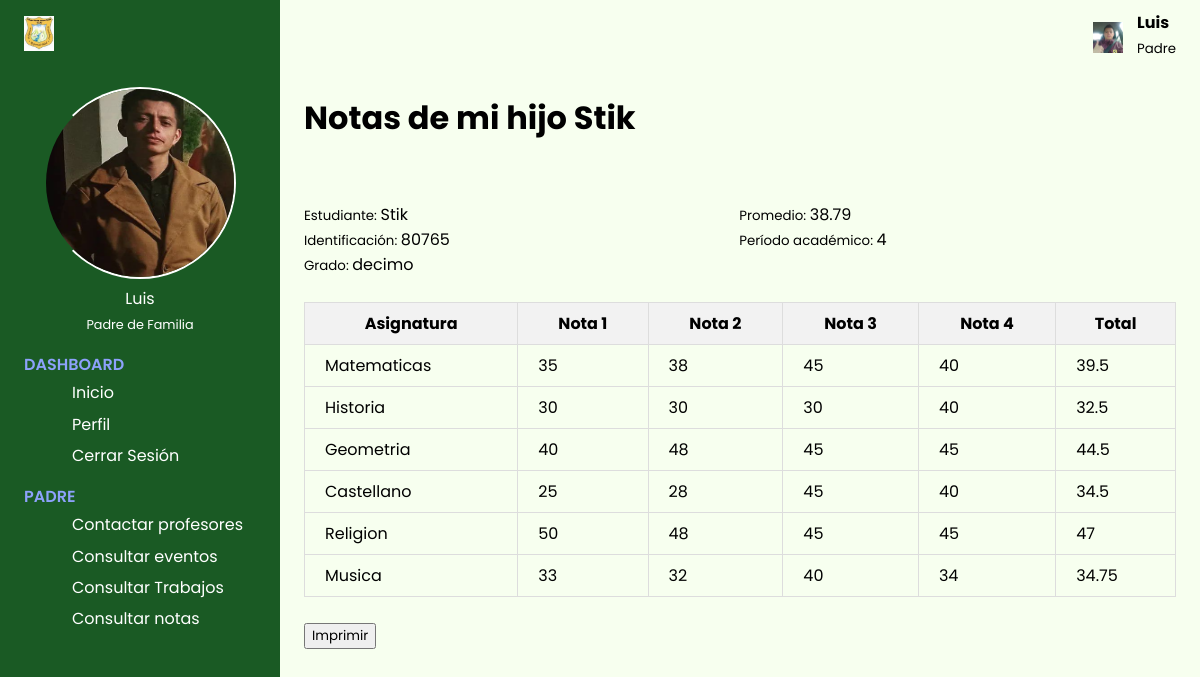
The app's page /logic/padre/consultarNotasHijo.php?padre=luisito23@gmail.com with its own data.
### tables this page shows
CREATE TABLE `padre` (
  `id` int(11) NOT NULL,
  `nombre` varchar(50) NOT NULL,
  `profesion` varchar(50) NOT NULL,
  `email` varchar(50) NOT NULL,
  `telefono` varchar(50) NOT NULL,
  `idEs` int(11) NOT NULL,
  `contrasena` varchar(50) NOT NULL
);

CREATE TABLE `estudiante` (
  `id` int(11) NOT NULL,
  `nombre` varchar(50) NOT NULL,
  `profesion` varchar(50) NOT NULL,
  `edad` int(11) NOT NULL,
  `email` varchar(50) NOT NULL,
  `contrasena` varchar(50) NOT NULL,
  `grado` varchar(50) NOT NULL
);

CREATE TABLE `notas` (
  `id` int(11) NOT NULL,
  `materia` varchar(50) NOT NULL,
  `periodo` int(1) NOT NULL,
  `nota` int(3) NOT NULL,
  `idEs` int(11) NOT NULL
);

### config/db.php (called while the page is built, shortened)
<?php
    class DataBase{
        function connect(){
            $servername = "localhost";
            $username = "root";
            $password = "";
            $dbname = "colegiosga";
            $url=mysqli_connect($servername,$username,$password) or die("No se pudo conectar a la base de datos" .mysqli_error($url));
            mysqli_select_db($url,$dbname) or die("No se pudo seleccionar a la base de datos" .mysqli_error($url));
            return $url;
        }
    }
?>

### logic/padre/crud_padre.php (called while the page is built, shortened)
<?php
class Crud_padre {
    private $conexion;
    public function __construct($conexion) {
        $this->conexion = $conexion;
    }
    public function obtenerPadre($email) {
        $query = "SELECT * FROM padre WHERE email = '$email'";
        $result = mysqli_query($this->conexion, $query);
        if (mysqli_num_rows($result) > 0) {
            return mysqli_fetch_assoc($result);
        } else {
            return null;
        }
    }
}
?>

### logic/estudiante/crud_e.php (called while the page is built, shortened)
<?php
class Crud_e {
    private $conexion;
    public function __construct($conexion) {
        $this->conexion = $conexion;
    }
     public function obtenerEstudiantePorId($id) {
        $query = "SELECT * FROM estudiante WHERE id = '$id'";
        $result = mysqli_query($this->conexion, $query);
        if (mysqli_num_rows($result) > 0) {
            return mysqli_fetch_assoc($result);
        } else {
            return null;
        }
    }
}
?>

### logic/notas/vernotas.php (called while the page is built)
<?php
class Vernotas
{
    private $conexion;
    public function __construct($conexion)
    {
        $this->conexion = $conexion;
    }
    public function obtenerNotas($idEs)
    {
        $query = "SELECT * FROM notas WHERE idES ='$idEs'";
        $result = mysqli_query($this->conexion, $query);
        $notas = [];
        if ($result && mysqli_num_rows($result) > 0) {
            while ($row = mysqli_fetch_assoc($result)) {
                $notas[] = $row;
            }
            return $notas;
        } else {
            return [];
        }
    }
}

### logic/padre/consultarNotasHijo.php (the view, shortened to what this page needs)
<?php
include("../../pages/Dashboard/padresDs.php");
include("../../logic/notas/vernotas.php");
include("../../logic/estudiante/crud_e.php");
$notas = new vernotas($db->connect());
$crud_hijo = new Crud_e($db->connect());
if (isset($_GET['padre'])) {
    if($padre){
        $hijo = $crud_hijo->obtenerEstudiantePorId($padre["idEs"]);
    }
    $notasE = $notas->obtenerNotas($hijo["id"]);
    $notas_agrupadas = [];
    $periodos = [];
    foreach ($notasE as $nota) {
        $materia = $nota['materia'];
        $periodo = $nota['periodo'];
        $periodos[$periodo] = true;
        if (!isset($notas_agrupadas[$materia])) {
            $notas_agrupadas[$materia] = [];
        }
        $notas_agrupadas[$materia][$nota['periodo']] = $nota['nota'];
    }
    $ultimoPeriodo = max(array_keys($periodos));
    $totalPromedios = 0;
    $numeroDeMaterias = count($notas_agrupadas);
    foreach ($notas_agrupadas as $materia => $notas) {
        $totalNotas = array_sum($notas);
        $cantidadNotas = count($notas);
        $promedio = $cantidadNotas > 0 ? $totalNotas / $cantidadNotas : 0;
        $totalPromedios += $promedio;
    }
    $promedioTotal = $numeroDeMaterias > 0 ? $totalPromedios / $numeroDeMaterias : 0;
}
?>
<!DOCTYPE html>
<html lang="es">
    <div class="main-content">
        <header>
            <div class="menu-toggle">
                <label for="nav-toggle">
                </label>
            </div>
            <div class="header-icons foto-perfil">
                <img src="../../sources/img/estudiante.jpg" width="30px" alt="foto de perfil">
                <div class="info-p">
                    <h4><?php echo $padre["nombre"]; ?></h4>
                    <small>Padre</small>
                </div>
            </div>
        </header>
        <main>
            <div class="centrado"><h1>Notas de mi hijo <?php echo $hijo["nombre"]; ?></h1></div>
            <br>
            <div class="page-header inicio">
                <div>
                    <p><small>Estudiante: </small><?php echo $hijo["nombre"]; ?></p>
                    <p><small>Identificación: </small><?php echo $hijo["id"]; ?></p>
                    <p><small>Grado: </small><?php echo $hijo["grado"]; ?></p>
                </div>
                <div>
                    <p><small>Promedio: </small><?php echo number_format($promedioTotal, 2) ?></p>
                    <p><small>Período académico: </small><?php echo $ultimoPeriodo; ?></p>
                </div>
            </div>
            <br>
            <div>
                <table border="1" style="margin: auto;">
                    <thead>
                        <tr>
                            <th>Asignatura</th>
                            <th>Nota 1</th>
                            <th>Nota 2</th>
                            <th>Nota 3</th>
                            <th>Nota 4</th>
                            <th>Total</th>
                        </tr>
                    </thead>
                    <tbody>
                        <?php foreach ($notas_agrupadas as $materia => $notas) : ?>
                            <tr>
                                <td><?php echo $materia; ?></td>
                                <td><?php echo isset($notas[1]) ? $notas[1] : '-'; ?></td>
                                <td><?php echo isset($notas[2]) ? $notas[2] : '-'; ?></td>
                                <td><?php echo isset($notas[3]) ? $notas[3] : '-'; ?></td>
                                <td><?php echo isset($notas[4]) ? $notas[4] : '-'; ?></td>
                                <td><?php
                                    $totalNotas = array_sum($notas);
                                    $cantidadNotas = count($notas);
                                    $promedio = $cantidadNotas > 0 ? $totalNotas / $cantidadNotas : 0;
                                    echo $promedio;
                                    ?>
                                </td>
                            </tr>
                        <?php endforeach; ?>
                    </tbody>
                </table>
            </div>
            <br>
            <div class="centrado" >
                <button>
                    Imprimir
                </button>
            </div>
        </main>
    </div>
</body>
</html>

### pages/Dashboard/padresDs.php (shortened to what this page needs)
<?php
include("../../logic/padre/crud_padre.php");
include("../../config/db.php");
$db = new DataBase();
$crud_padre = new Crud_padre($db->connect());
if (isset($_GET['padre'])) {
    $email = urldecode($_GET['padre']);
    $padre = $crud_padre->obtenerPadre($email);
}
?>
<!DOCTYPE html>
<html lang="es">
<head>
    <link rel="stylesheet" href="/css/Padashboard.css">
    <link rel="stylesheet" href="https://cdn.jsdelivr.net/npm/line-awesome/dist/line-awesome/css/line-awesome.min.css">
</head>
<body>
    <div class="sidebar">
        <div class="sidebar-brand">
            <div class="brand-flex">
                <img src="/sources/img/Colegio Nicolas Gomez Davila (IED).jpg" width="30px" alt="logo">
                <div class="brand-icons">
                </div>
            </div>
        </div>
        <div class="sidebar-main">
            <div class="sidebar-user">
                <img src="/sources/img/admin.png" alt="foto de perfil">
                <div>
                    <?php echo $padre["nombre"]; ?></h3>
                    <p><span>Padre de Familia</span></p>
                </div>
            </div>
            <div class="sidebar-menu">
                <div class="menu-head">
                    <span>Dashboard</span>
                </div>
                <ul>
                    <li>
                    <a href="../../logic/padre/inicio.php?padre=<?php echo $email; ?>">
                            <span>Inicio</span>
                        </a>
                    </li>
                    <li>
                        <a href="../../logic/padre/perfilPadre.php?padre=<?php echo $email;?>">
                            <span>Perfil</span>
                        </a>
                    </li>
                    <li>
                        <a href="../../index.php"><?php session_destroy() ?>
                            <span>Cerrar Sesión</span>
                        </a>
                    </li>
                </ul>
                <div class="menu-head">
                    <span>Padre</span>
                </div>
                <ul>
                    <li>
                    <a href="../../logic/padre/contactarProfe.php?padre=<?php echo $email;?>">
                            <span>Contactar profesores</span>
                        </a>
                    </li>
                    <li>
                    <a href="../../logic/padre/eventosPadre.php?padre=<?php echo $email;?>">
                            <span>Consultar eventos</span>
                        </a>
                    <li>
                    <a href="../../logic/padre/consultarTrabajosHijo.php?padre=<?php echo $email;?>">
                            <span>Consultar Trabajos</span>
                        </a>
                    </li>
                    <li>
                        <a href="../../logic/padre/consultarNotasHijo.php?padre=<?php echo $email;?>">
                            <span>Consultar notas</span>
                        </a>
                    </li>
                </ul>
            </div>
        </div>
    </div>
</body>
</html>

### css/Padashboard.css (style rules this page uses)
:root { --color-main: #1a202e; }
* { font-family: 'Poppins', sans-serif; box-sizing: border-box; text-decoration: none; list-style-type: none; margin: 0; }
.sidebar { width: 280px; position: fixed; left: 0; top: 0; height: 100%; padding: 1rem 1.5rem; background-color: #1a5a24; color: #fff; overflow-y: auto; }
.sidebar-brand { height: 55px; }
.brand-flex { display: flex; align-items: center; justify-content: space-between; }
.sidebar-user { margin: 1rem 0rem 1rem 0rem; text-align: center; }
.sidebar-user img { width: 12rem; height: 12rem; border-radius: 50%; border-left: 2px solid transparent; border-right: 2px solid #fff; border-bottom: 2px solid #fff; border-top: 2px solid #fff; }
.sidebar-user span { font-size: 0.8rem; }
.sidebar-menu { margin-top: 0.5rem; }
.menu-head { text-transform: uppercase; color: #8da2fb; font-size: 1rem; font-weight: 600; margin-bottom: 0.2rem; }
.sidebar ul { margin-bottom: 1rem; }
.sidebar li { margin-bottom: 0.4rem; }
.sidebar li a { color: #fff; font-size: 0.5rem; display: flex; align-items: center; }
.sidebar li a span { font-size: 1rem; display: inline-block; margin-right: 0.5rem; }
header { height: 70px; display: flex; justify-content: space-between; align-items: center; background: #f7ffef; padding: 1rem 1.5rem; }
.menu-toggle label { height: 60px; width: 60px; display: grid; place-items: center; font-size: 1.5rem; border-radius: 50%; }
.header-icons img { display: inline-block; margin-left: .7rem; font-size: 1.4rem; }
.info-p { display: inline-block; margin-left: 10px; }
.main-content { margin-left: 280px; }
main { padding: 1.5rem; background: #f7ffef; min-height: calc(100vh - 70px); }
.page-header { display: flex; justify-content: space-between; margin: 35px 0 0 0; }
table { width: 100%; border-collapse: collapse; }
th, td { padding: 8px 20px; border: 1px solid #ddd; }
th { background-color: #f2f2f2; }

### records on screen
padre: nombre "Luis"
estudiante: nombre "Stik", id "80765", grado "decimo"
notas: materia "Musica"

### other values on screen
$promedioTotal "38.79"
$ultimoPeriodo "4"
$materia "Matematicas"
$notas[1] "35"
$notas[2] "38"
$notas[3] "45"
$notas[4] "40"
$promedio "39.5"
$materia "Historia"
$notas[1] "30"
$notas[2] "30"
$notas[3] "30"
$promedio "32.5"
$materia "Geometria"
$notas[1] "40"
